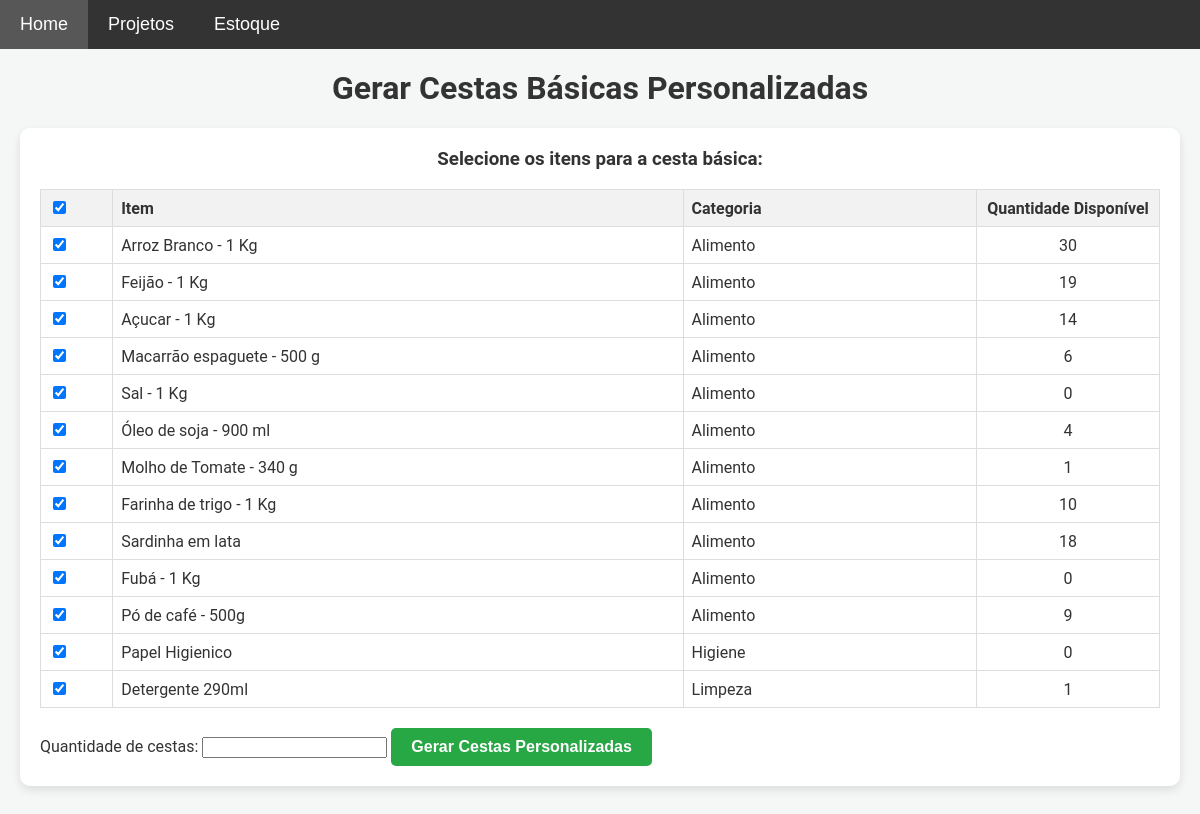
The app's page /cestas_personalizadas, older data.
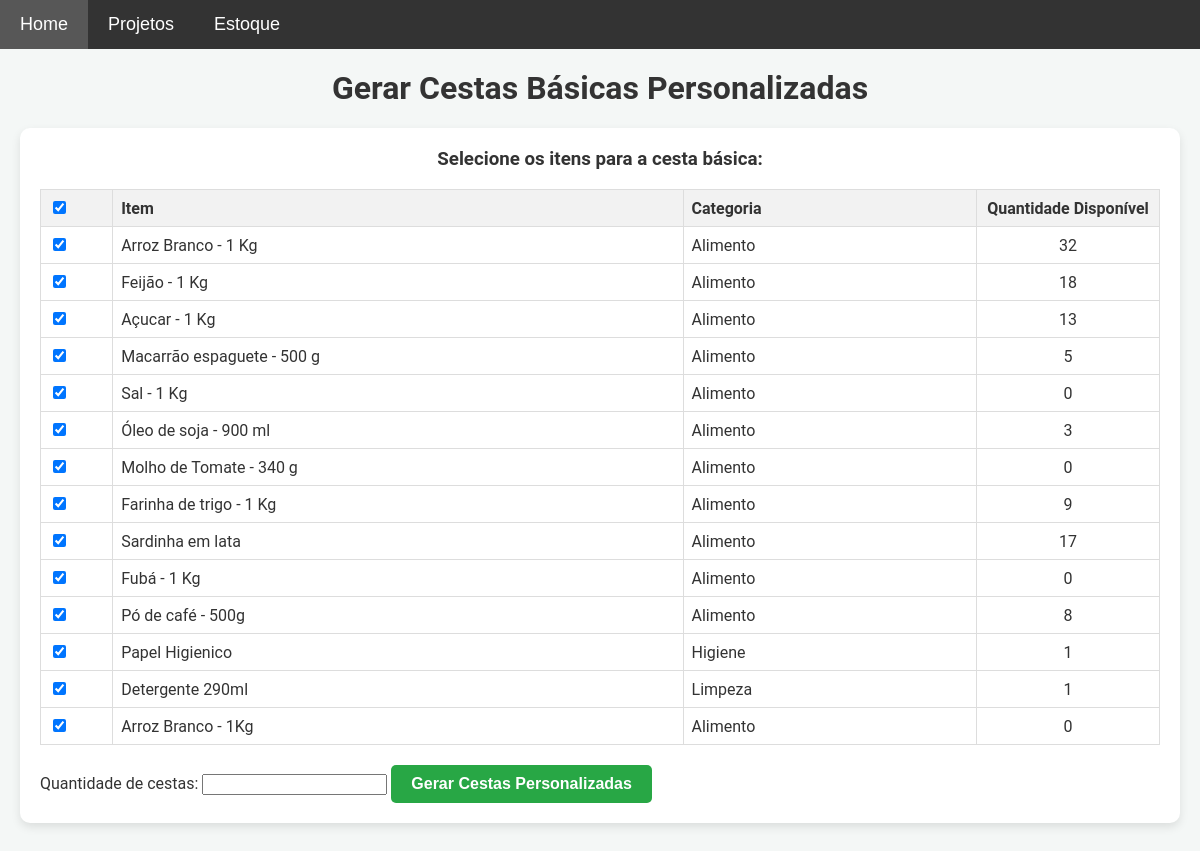
The same page, newer data.
### models.py (models this page shows)
class Item(db.Model):
    __table_args__ = {'extend_existing': True}  # Estende a tabela existente ao invés de tentar recriá-la
    id = db.Column(db.Integer, primary_key=True)
    nome = db.Column(db.String(100), nullable=False)
    descricao = db.Column(db.Text, nullable=False)
    categoria = db.Column(db.String(50), nullable=False)
    quantidade = db.Column(db.Integer, nullable=False, default=0)
    preco = db.Column(db.Float, nullable=False)

### app.py (the view)
@app.route('/cestas_personalizadas')
def cestas_personalizadas():
    itens = Item.query.all()
    return render_template('cestas_personalizadas.html', itens=itens)

### templates/cestas_personalizadas.html (shortened to what this page needs)
{% extends 'base.html' %}
{% block content %}
    <h1>Gerar Cestas Básicas Personalizadas</h1>
    <form method="POST" action="{{ url_for('gerar_cestas_personalizadas') }}">
        <h3>Selecione os itens para a cesta básica:</h3>
        <table>
            <thead>
                <tr>
                    <th style="width: 5%;">
                        <input type="checkbox" id="select-all" checked>
                    </th>
                    <th style="width: 50%;">Item</th>
                    <th style="width: 25%;">Categoria</th>
                    <th style="width: 15%;">Quantidade Disponível</th>
                </tr>
            </thead>
            <tbody>
                {% for item in itens %}
                <tr>
                    <td>
                        <input type="checkbox" name="itens_selecionados" value="{{ item.id }}" class="item-checkbox" checked>
                    </td>
                    <td>{{ item.nome }}</td>
                    <td>{{ item.categoria }}</td>
                    <td>{{ item.quantidade }}</td>
                </tr>
                {% endfor %}
            </tbody>
        </table>
        <label for="quantidade">Quantidade de cestas:</label>
        <input type="number" name="quantidade" id="quantidade" min="1" required>
        <button type="submit">Gerar Cestas Personalizadas</button>
    </form>
{% endblock %}

Row changes from the older to the newer data that the page shows:
changed Item "Arroz Branco - 1 Kg": quantidade "30" → "32"
changed Item "Feijão - 1 Kg": quantidade "19" → "18"
changed Item "Açucar - 1 Kg": quantidade "14" → "13"
changed Item "Macarrão espaguete - 500 g": quantidade "6" → "5"
changed Item "Óleo de soja - 900 ml": quantidade "4" → "3"
changed Item "Molho de Tomate - 340 g": quantidade "1" → "0"
changed Item "Farinha de trigo - 1 Kg": quantidade "10" → "9"
changed Item "Sardinha em lata": quantidade "18" → "17"
changed Item "Pó de café - 500g": quantidade "9" → "8"
changed Item "Papel Higienico": quantidade "0" → "1"
added Item: nome "Arroz Branco - 1Kg", categoria "Alimento", quantidade "0"
